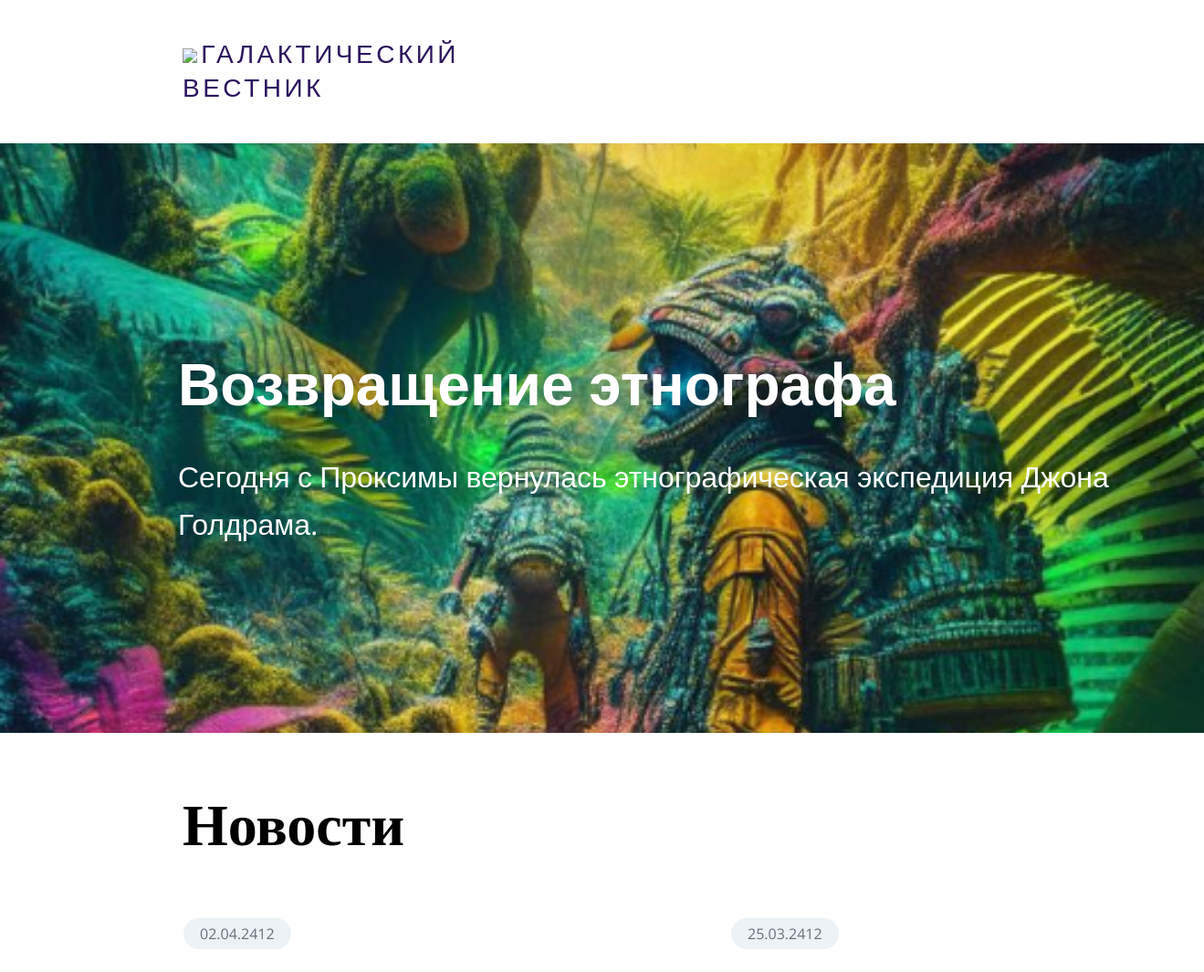
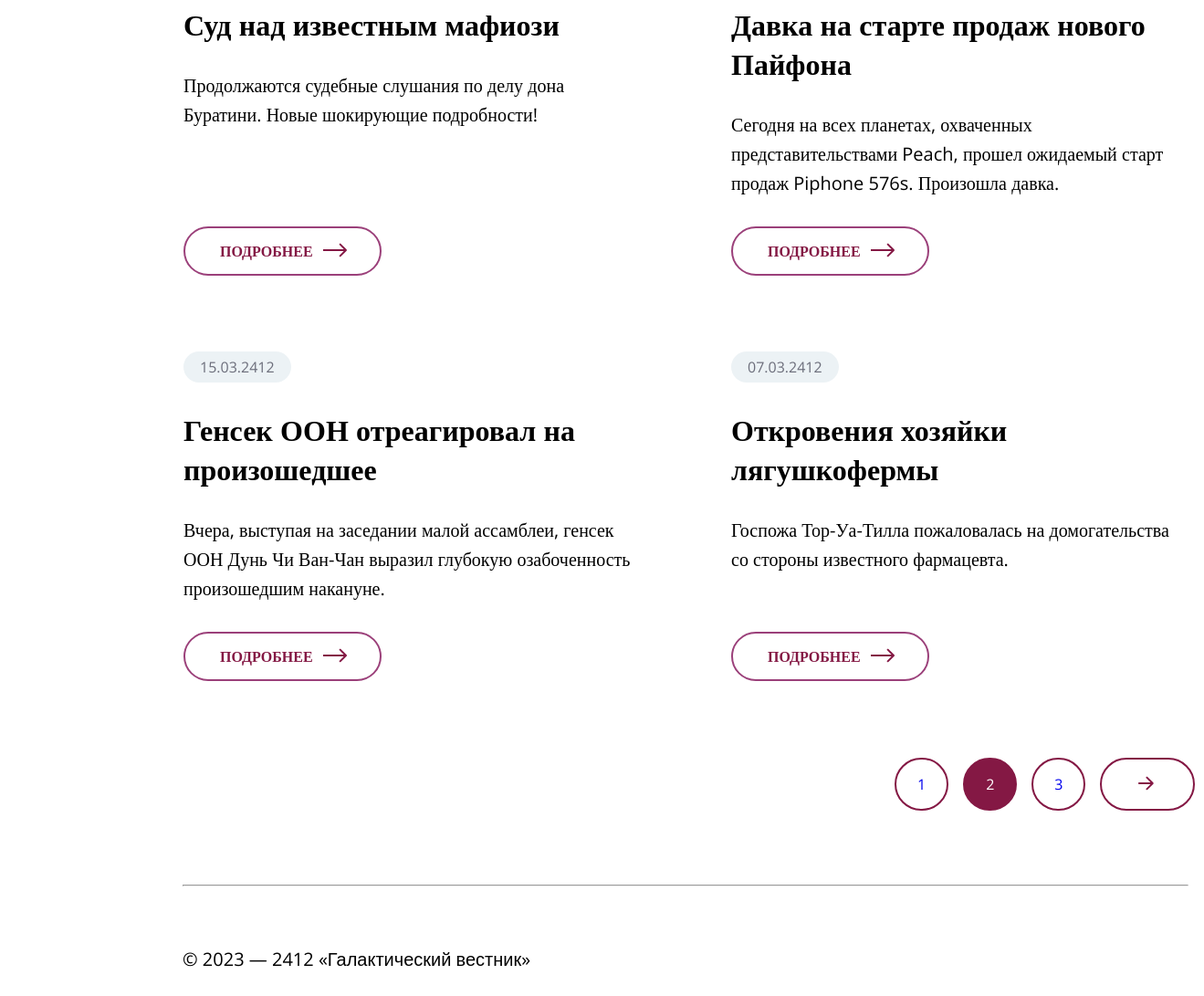
Page /?p=2 on the committed database (2 pictures, top to bottom).
### tables this page shows
CREATE TABLE `news` (
  `id` int(11) unsigned NOT NULL AUTO_INCREMENT,
  `date` datetime NULL DEFAULT NULL,
  `title` varchar(250) NOT NULL DEFAULT '',
  `announce` text NULL DEFAULT NULL,
  `content` text NULL DEFAULT NULL,
  `image` varchar(250) NOT NULL DEFAULT '',
  PRIMARY KEY (`id`),
  KEY `id` (`id`),

  KEY `idx_news_date` (`date`));

### views/main_article.php (called while the page is built, shortened)
<?php
include ("./includes/db.php");
$query = $conn->query("SELECT * FROM `news` ORDER BY  `date` DESC");
$article = $query->fetch_assoc();

### views/articles.php (the view, shortened to what this page needs)
<?php include ("./includes/db.php");
if (isset($_GET['p'])) {
  if ($_GET['p'] == 1) {
    $p_start = 0;
  } else {
    $p_start = $_GET['p'] * 4 - 4;
  }
} else {
  $p_start = 0;
}
$db_query = $conn->query("SELECT * FROM `news` ORDER BY  `date` DESC LIMIT $p_start, 4");
while (($row = $db_query->fetch_assoc()) != false):
  $date = date("d.m.Y", strtotime($row['date']));
  $title = $row['title'];
  $anonce = $row['announce'];
  ?>
  <article>
    <time datetime="2412-06-11"><?= $date ?></time>
    <header>
      <h2><?= $title ?></h2>
    </header>
    <?= $anonce ?>
    <a href="article.php?id=<?= $row['id'] ?>">
      <button>
        <p>Подробнее</p>
        <span style="padding-top:4px;margin-left:0px;">
        </span>
      </button>
    </a>
  </article>
<?php endwhile; ?>

### index.php (shortened to what this page needs)
<?php
include ("includes/db.php");
$db_count = $conn->query("SELECT count(*) FROM news");
$articles_count = $db_count->fetch_row();
$amountOfPages = ceil($articles_count[0] / 4);
$pageID = @$_GET['p'];
?>
<!DOCTYPE html>
<html lang="ru">
<head>
  <link rel="stylesheet" href="styles.css">
</head>
<body>
  <header>
    <div class="logo">
      <a href="/">
        <img src="assets/logo.svg"></img>
        <span class="logoText">Галактический<br /> вестник</span>
      </a>
    </div>
  </header>
  <?php include ("views/main_article.php"); ?>
  <div class="div-bg">
    <div class="mainTitle">
      <h1 class="title"><?= $article['title'] ?></h1>
      <h1 class="subtitle"><?= $article['announce'] ?></h1>
    </div>
  </div>
  <main>
    <header>
      <h1>Новости</h1>
    </header>
    <div class="twoArticles">
      <?php include ("views/articles.php"); ?>
    </div>
    <ul class="pagination">
      <?php include ("views/models.php"); ?>
    </ul>
  </main>
  <footer>
    <hr class="line" />
    <div>
      <span>
        © 2023 — 2412 «Галактический вестник»
      </span>
    </div>
  </footer>
</body>
</html>

### views/models.php (shortened to what this page needs)
<?php
if (!isset($_GET['p']) || $pageID == 1) {
  $current_step = 1;
  $p_count = 3;
} else {
  $current_step = $pageID - 1;
  $p_count = $pageID + 1;
}
for ($i = $current_step; $i <= $p_count; $i++):
  if ($i == $pageID): ?>
    <a href="?p=<?= $i ?>">
      <li class="pageNumber chosen">
        <?= $i ?>
      </li>
    </a>
  <?php else:
    if ($i <= $amountOfPages): ?>
      <a href="?p=<?= $i ?>">
        <li class="pageNumber ">
          <?= $i ?>
        </li>
      </a>
    <?php endif ?>
  <?php endif ?>
<?php endfor; ?>
<?php if ($pageID != $amountOfPages): ?>
  <a href="?p=<?= $pageID + 1 ?>">
    <li class="paginationNext">
    </li>
  </a>
<?php endif ?>

### styles.css (style rules this page uses)
* { font-family: 'Open Sans', sans-serif; }
:root { --brand-color: rgba(132, 24, 68, 1); --body-text: rgba(0, 0, 0, 1); }
body { margin: 0; }
.logo { margin-top: 40px; margin-left: 200px; margin-bottom: 42.88px; display: flex; grid-gap: 24.12px; }
.logoText { color: #2C145E; font-family: 'Open Sans', sans-serif; font-size: 28px; font-style: normal; font-weight: 400; line-height: 132%; letter-spacing: 3.5px; text-transform: uppercase; }
.div-bg { background: url('/assets/photo.png') no-repeat center center / cover; width: 100%; height: 646px; }
.mainTitle { position: absolute; margin-top: 218.12px; margin-left: 195px; }
.title { margin-top: 0; margin-bottom: 30px; color: #FFF; font-family: 'Open Sans', sans-serif; font-size: 64px; font-style: normal; font-weight: 600; line-height: 140%; }
.subtitle { color: #FFF; font-family: 'Open Sans', sans-serif; font-size: 32px; font-style: normal; font-weight: 400; line-height: 160%; }
main header h1 { margin-top: 54.32px; margin-bottom: 60px; color: #000; font-family: Open Sans; font-size: 64px; font-style: normal; font-weight: 600; line-height: 89px; }
article { position: relative; padding-bottom: 55px; margin-left: 1px; display: flex; flex-direction: column; align-items: flex-start; gap: 30px; }
article time { color: var(--grey, #6C6E7B); font-family: 'Open Sans', sans-serif; font-size: 16px; font-style: normal; font-weight: 400; line-height: normal; padding: 6px 18px; justify-content: center; align-items: center; gap: 10px; border-radius: 20px; background: var(--light-grey, #ECF2F5); }
article header h2 { color: var(--body-text, #000); margin: 0; font-family: Open Sans; font-size: 32px; font-style: normal; font-weight: 600; line-height: normal; }
article p { color: var(--body-text, #000); margin: 0; font-family: Open Sans; font-size: 20px; font-style: normal; font-weight: 400; line-height: 160%; }
.twoArticles article button { display: flex; position: absolute; bottom: 0; padding: 12px 30px 14px 40px; justify-content: center; align-items: center; gap: 5px; border-radius: 50px; border: 2px solid #9B407A; background: none; }
article button p { margin-bottom: 0; margin-left: -2px; margin-top: 1px; color: var(--white, #FFF); font-family: Open Sans; font-size: 16px; font-style: normal; font-weight: 600; line-height: normal; text-transform: uppercase; color: var(--brand-color); }
article button svg { width: 38px; height: 16px; fill: var(--brand-color); stroke-width: 0.5px; }
.twoArticles { display: grid; grid-template-columns: 739px 739px; grid-row: auto auto; grid-column-gap: 40px; grid-row-gap: 83px; }
.pagination { margin-top: 84px; margin-left: 1160px; display: inline-flex; align-items: flex-start; gap: 16px; list-style-type: none; }
.paginationNext svg { fill: var(--brand-color, #841844); }
.chosen { background: var(--brand-color, #841844); color: white; }
.pageNumber { padding: 16px 23px; gap: 10px; border-radius: 50px; border: 2px solid var(--brand-color, #841844); }
.paginationNext { padding: 12px 38px; padding-top: 15px; border-radius: 50px; border: 2px solid var(--brand-color, #841844); }
.line { margin-top: 65px; width: 1520px; margin-left: 0; }
footer { position: relative; padding-left: 200px; padding-bottom: 84px; margin-top: 0px; }
footer div { color: var(--body-text, #000); margin-top: 63.50px; font-family: Open Sans; font-size: 20px; font-style: normal; font-weight: 400; line-height: 160%; }
main { margin: 0 200px; }
a:active, a:hover, a { text-decoration: none; }
@media screen and (max-width:1720px) { .line { width: 1100px; } }
@media screen and (max-width:1720px) { .pagination { margin-left: 740px; } }
@media screen and (max-width:1720px) { .twoArticles { grid-column-gap: 100px; grid-template-columns: 500px 500px; } }
@media screen and (max-width:1720px) { article { gap: 15px; width: 500px; } }
@media screen and (max-width:1720px) { article header h2 { font-size: 25px; } }

### rows in the picture
news: title "Возвращение этнографа", announce "Сегодня с Проксимы вернулась этнографическая экспедиция Джона Голдрама."
news: date "02.04.2412", title "Суд над известным мафиози", announce "Продолжаются судебные слушания по делу дона Буратини. Новые шокирующие подробности!"
news: date "25.03.2412", title "Давка на старте продаж нового Пайфона", announce "Сегодня на всех планетах, охваченных представительствами Peach, прошел ожидаемый старт продаж Piphone 576s. Произошла давка."
news: date "15.03.2412", title "Генсек ООН отреагировал на произошедшее", announce "Вчера, выступая на заседании малой ассамблеи, генсек ООН Дунь Чи Ван-Чан выразил глубокую озабоченность произошедшим накануне."
news: date "07.03.2412", title "Откровения хозяйки лягушкофермы", announce "Госпожа Тор-Уа-Тилла пожаловалась на домогательства со стороны известного фармацевта."
